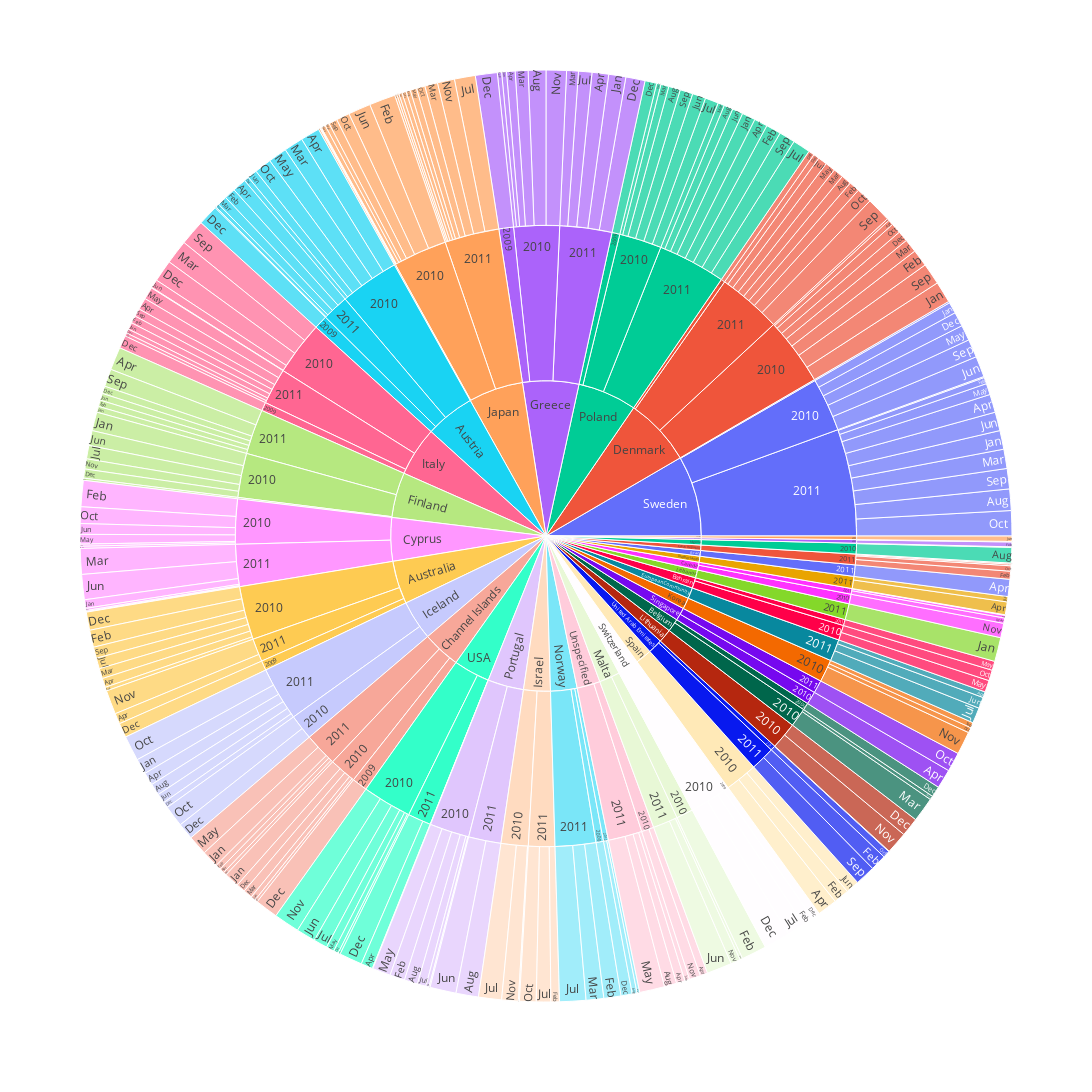

Notebook code cell kept with this figure:
### Code cell
fig = px.sunburst(very_low_sale_location , path=['Country', 'year', 'month_name'], values='number_of_deals')
fig.update_layout(
    width=1200,  # set the width
    height=1200,  # set the height
)
fig.show()

### Figure 1 — Plotly figure (JSON) as saved in the notebook; plotly's stock layout.template omitted (floating-point values rounded to 4 significant figures; data arrays with more than 128 entries replaced by an {"elided": "..."} marker saying what was removed)
{"data": [{"branchvalues": "total", "domain": {"x": [0, 1], "y": [0, 1]}, "hovertemplate": "labels=%{label}<br>number_of_deals=%{value}<br>parent=%{parent}<br>id=%{id}<extra></extra>", "ids": {"elided": "347 str values"}, "labels": {"elided": "347 str values"}, "name": "", "parents": {"elided": "347 str values"}, "type": "sunburst", "values": {"elided": "347 int values"}}], "layout": {"height": 1200, "legend": {"tracegroupgap": 0}, "margin": {"t": 60}, "width": 1200}}
